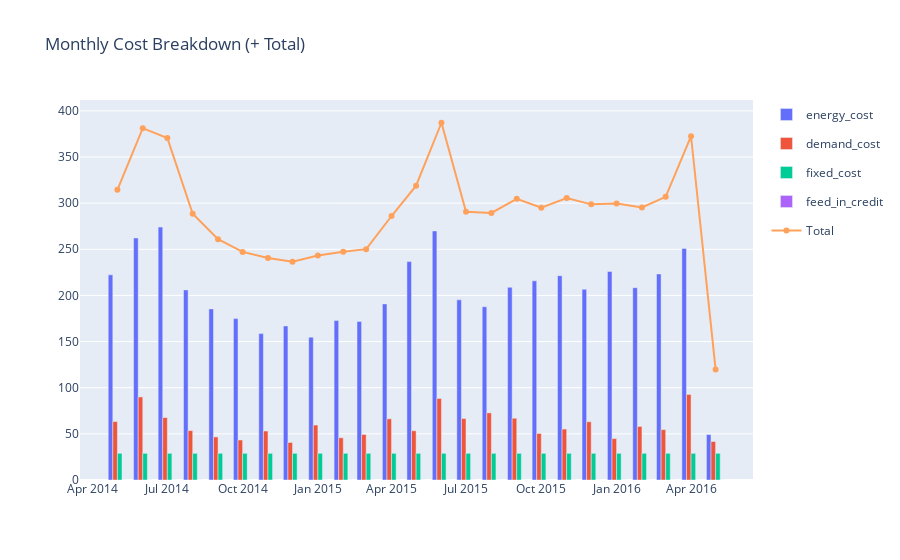

Source (notebook cell):
### Code cell
plan = ml.types.Plan(
    usage_bands=[
        ml.types.ToUBand("off", "00:00", "16:00", 22.0),
        ml.types.ToUBand("peak","16:00", "21:00", 45.0),
        ml.types.ToUBand("shoulder","21:00", "24:00", 28.0),
    ],
    demand=ml.types.DemandCharge("16:00","21:00","MF", 12.0),
    fixed_c_per_day=95.0,
    feed_in_c_per_kwh=6.0
)

cost = ml.pricing.estimate_monthly_cost(df, plan)  # month, components, total
melted = cost.melt(id_vars="month", value_vars=["energy_cost","demand_cost","fixed_cost","feed_in_credit"],
                   var_name="component", value_name="AUD")

fig = px.bar(
    melted, x="month", y="AUD", color="component",
    title="Monthly Cost Breakdown",
    labels={"month":"Month","AUD":"$"},
    barmode="relative"  # feed_in_credit is negative → subtracts
)
# Optional: add total as line
fig2 = go.Figure(fig.data)
fig2.add_trace(go.Scatter(x=cost["month"], y=cost["total"], name="Total", mode="lines+markers"))
fig2.update_layout(title="Monthly Cost Breakdown (+ Total)", hovermode="x unified")
fig2.show()

### Figure 1 — Plotly figure (JSON) as saved in the notebook; plotly's stock layout.template omitted (floating-point values rounded to 4 significant figures)
{"data": [{"hovertemplate": "component=energy_cost<br>Month=%{x}<br>$=%{y}<extra></extra>", "legendgroup": "energy_cost", "marker": {"color": "#636efa", "pattern": {"shape": ""}}, "name": "energy_cost", "orientation": "v", "showlegend": true, "textposition": "auto", "type": "bar", "x": ["2014-05", "2014-06", "2014-07", "2014-08", "2014-09", "2014-10", "2014-11", "2014-12", "2015-01", "2015-02", "2015-03", "2015-04", "2015-05", "2015-06", "2015-07", "2015-08", "2015-09", "2015-10", "2015-11", "2015-12", "2016-01", "2016-02", "2016-03", "2016-04", "2016-05"], "xaxis": "x", "y": [222.3, 262.3, 274.0, 206.0, 185.4, 174.9, 158.6, 166.9, 154.8, 172.7, 171.9, 190.8, 236.6, 269.9, 195.2, 187.7, 208.8, 215.8, 221.4, 206.6, 225.9, 208.4, 223.3, 250.9, 49.24], "yaxis": "y"}, {"hovertemplate": "component=demand_cost<br>Month=%{x}<br>$=%{y}<extra></extra>", "legendgroup": "demand_cost", "marker": {"color": "#EF553B", "pattern": {"shape": ""}}, "name": "demand_cost", "orientation": "v", "showlegend": true, "textposition": "auto", "type": "bar", "x": ["2014-05", "2014-06", "2014-07", "2014-08", "2014-09", "2014-10", "2014-11", "2014-12", "2015-01", "2015-02", "2015-03", "2015-04", "2015-05", "2015-06", "2015-07", "2015-08", "2015-09", "2015-10", "2015-11", "2015-12", "2016-01", "2016-02", "2016-03", "2016-04", "2016-05"], "xaxis": "x", "y": [63.31, 90.0, 67.66, 53.54, 46.66, 43.34, 53.09, 40.66, 59.54, 45.74, 49.34, 66.31, 53.4, 88.34, 66.6, 72.74, 66.91, 50.4, 55.2, 63.14, 44.86, 58.06, 54.6, 92.69, 41.71], "yaxis": "y"}, {"hovertemplate": "component=fixed_cost<br>Month=%{x}<br>$=%{y}<extra></extra>", "legendgroup": "fixed_cost", "marker": {"color": "#00cc96", "pattern": {"shape": ""}}, "name": "fixed_cost", "orientation": "v", "showlegend": true, "textposition": "auto", "type": "bar", "x": ["2014-05", "2014-06", "2014-07", "2014-08", "2014-09", "2014-10", "2014-11", "2014-12", "2015-01", "2015-02", "2015-03", "2015-04", "2015-05", "2015-06", "2015-07", "2015-08", "2015-09", "2015-10", "2015-11", "2015-12", "2016-01", "2016-02", "2016-03", "2016-04", "2016-05"], "xaxis": "x", "y": [28.92, 28.92, 28.92, 28.92, 28.92, 28.92, 28.92, 28.92, 28.92, 28.92, 28.92, 28.92, 28.92, 28.92, 28.92, 28.92, 28.92, 28.92, 28.92, 28.92, 28.92, 28.92, 28.92, 28.92, 28.92], "yaxis": "y"}, {"hovertemplate": "component=feed_in_credit<br>Month=%{x}<br>$=%{y}<extra></extra>", "legendgroup": "feed_in_credit", "marker": {"color": "#ab63fa", "pattern": {"shape": ""}}, "name": "feed_in_credit", "orientation": "v", "showlegend": true, "textposition": "auto", "type": "bar", "x": ["2014-05", "2014-06", "2014-07", "2014-08", "2014-09", "2014-10", "2014-11", "2014-12", "2015-01", "2015-02", "2015-03", "2015-04", "2015-05", "2015-06", "2015-07", "2015-08", "2015-09", "2015-10", "2015-11", "2015-12", "2016-01", "2016-02", "2016-03", "2016-04", "2016-05"], "xaxis": "x", "y": [-0.0, -0.0, -0.0, -0.0, -0.0, -0.0, -0.0, -0.0, -0.0, -0.0, -0.0, -0.0, -0.0, -0.0, -0.0, -0.0, -0.0, -0.0, -0.0, -0.0, -0.0, -0.0, -0.0, -0.0, -0.0], "yaxis": "y"}, {"mode": "lines+markers", "name": "Total", "type": "scatter", "x": ["2014-05", "2014-06", "2014-07", "2014-08", "2014-09", "2014-10", "2014-11", "2014-12", "2015-01", "2015-02", "2015-03", "2015-04", "2015-05", "2015-06", "2015-07", "2015-08", "2015-09", "2015-10", "2015-11", "2015-12", "2016-01", "2016-02", "2016-03", "2016-04", "2016-05"], "y": [314.5, 381.2, 370.6, 288.5, 261.0, 247.2, 240.6, 236.5, 243.3, 247.4, 250.1, 286.1, 319.0, 387.1, 290.7, 289.4, 304.6, 295.1, 305.5, 298.7, 299.7, 295.4, 306.8, 372.5, 119.9]}], "layout": {"hovermode": "x unified", "title": {"text": "Monthly Cost Breakdown (+ Total)"}}}
